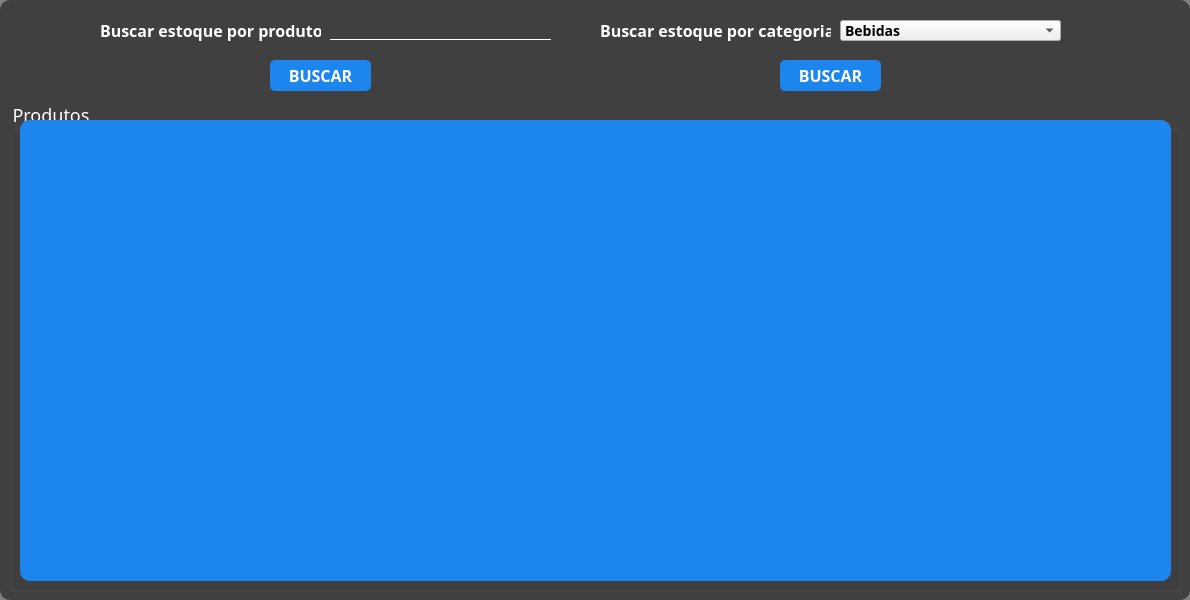
   <widget class="QFrame" name="f_estoque">
    <property name="geometry">
     <rect>
      <x>5</x>
      <y>90</y>
      <width>1190</width>
      <height>600</height>
     </rect>
    </property>
    <property name="styleSheet">
     <string notr="true">QFrame{
background:rgba(0,0,0,0.5);
border-radius:10px;
}</string>
    </property>
    <property name="frameShape">
     <enum>QFrame::StyledPanel</enum>
    </property>
    <property name="frameShadow">
     <enum>QFrame::Raised</enum>
    </property>
    <widget class="QLabel" name="label_90">
     <property name="geometry">
      <rect>
       <x>100</x>
       <y>20</y>
       <width>221</width>
       <height>21</height>
      </rect>
     </property>
     <property name="styleSheet">
      <string notr="true">font-family:Trebuchet MS;
font-size:16px;
font-weight:bold;
color:white;
background:transparent;
border:none;</string>
     </property>
     <property name="text">
      <string>Buscar estoque por produto:</string>
     </property>
    </widget>
    <widget class="QLineEdit" name="estoque_nome_produto">
     <property name="geometry">
      <rect>
       <x>330</x>
       <y>20</y>
       <width>221</width>
       <height>20</height>
      </rect>
     </property>
     <property name="styleSheet">
      <string notr="true">border:none;
border-radius:0px;
border-bottom:1px solid white;
background:transparent;
color:white;
font-size:18px;
font-family: Trebuchet MS;</string>
     </property>
    </widget>
    <widget class="QLabel" name="label_91">
     <property name="geometry">
      <rect>
       <x>600</x>
       <y>20</y>
       <width>231</width>
       <height>21</height>
      </rect>
     </property>
     <property name="styleSheet">
      <string notr="true">font-family:Trebuchet MS;
font-size:16px;
font-weight:bold;
color:white;
background:transparent;
border:none;</string>
     </property>
     <property name="text">
      <string>Buscar estoque por categoria:</string>
     </property>
    </widget>
    <widget class="QComboBox" name="estoque_categoria">
     <property name="geometry">
      <rect>
       <x>840</x>
       <y>20</y>
       <width>221</width>
       <height>21</height>
      </rect>
     </property>
     <property name="styleSheet">
      <string notr="true">font-family:Trebuchet MS;
font-size:14px;
font-weight:bold;</string>
     </property>
     <item>
      <property name="text">
       <string>Bebidas</string>
      </property>
     </item>
     <item>
      <property name="text">
       <string>Lanches</string>
      </property>
     </item>
     <item>
      <property name="text">
       <string>Refeições</string>
      </property>
     </item>
     <item>
      <property name="text">
       <string>Porções</string>
      </property>
     </item>
     <item>
      <property name="text">
       <string>Diversos</string>
      </property>
     </item>
     <item>
      <property name="text">
       <string>Sobremesas</string>
      </property>
     </item>
    </widget>
    <widget class="QPushButton" name="estoque_buscar_produto">
     <property name="geometry">
      <rect>
       <x>270</x>
       <y>60</y>
       <width>101</width>
       <height>31</height>
      </rect>
     </property>
     <property name="cursor">
      <cursorShape>OpenHandCursor</cursorShape>
     </property>
     <property name="styleSheet">
      <string notr="true">QPushButton{
border:none;
border-radius:5px;
color:white;
background:#1C86EE;
font-family:Trebuchet MS;
font-weight:bold;
font-size:16px;
}
QPushButton:hover{
text-decoration:underline;
}
</string>
     </property>
     <property name="text">
      <string>BUSCAR</string>
     </property>
    </widget>
    <widget class="QPushButton" name="estoque_buscar_categoria">
     <property name="geometry">
      <rect>
       <x>780</x>
       <y>60</y>
       <width>101</width>
       <height>31</height>
      </rect>
     </property>
     <property name="cursor">
      <cursorShape>OpenHandCursor</cursorShape>
     </property>
     <property name="styleSheet">
      <string notr="true">QPushButton{
border:none;
border-radius:5px;
color:white;
background:#1C86EE;
font-family:Trebuchet MS;
font-weight:bold;
font-size:16px;
}
QPushButton:hover{
text-decoration:underline;
}
</string>
     </property>
     <property name="text">
      <string>BUSCAR</string>
     </property>
    </widget>
    <widget class="QGroupBox" name="groupBox_9">
     <property name="geometry">
      <rect>
       <x>10</x>
       <y>100</y>
       <width>1171</width>
       <height>491</height>
      </rect>
     </property>
     <property name="styleSheet">
      <string notr="true">background:transparent;
color:white;
font-size:18px;
font-family: Trebuchet MS;
</string>
     </property>
     <property name="title">
      <string>Produtos</string>
     </property>
     <widget class="QListView" name="estoque_produtos">
      <property name="geometry">
       <rect>
        <x>10</x>
        <y>20</y>
        <width>1151</width>
        <height>461</height>
       </rect>
      </property>
      <property name="styleSheet">
       <string notr="true">background:#1C86EE;
color:white;
font-family: Trebuchet MS;
font-size: 16px;
font-weight:bold;</string>
      </property>
     </widget>
    </widget>
   </widget>
